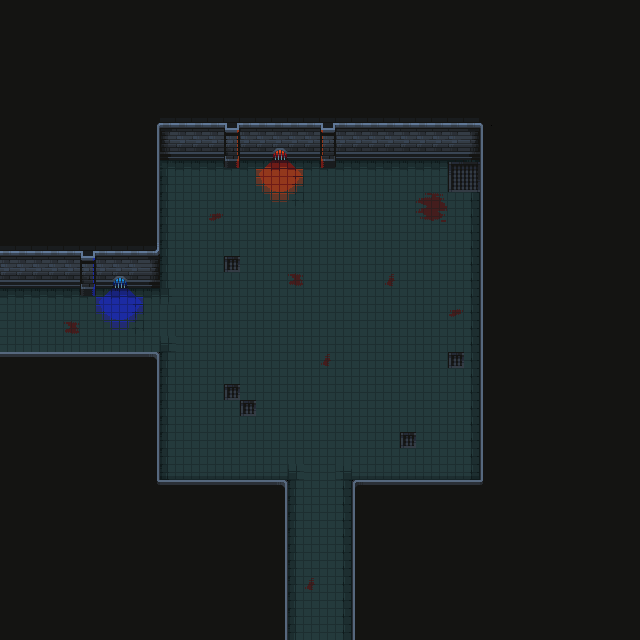

This game map was drawn from its Tiled (.tmx) file and the tilesets committed beside it. A one-line description and the trimmed map source follow:
An orthogonal 40x40 tile map with 16x16 px tiles, 3 tile layers (Sol, Murs, Objets 1) and 18 objects (13x Collision, 4x spawn_mob, item).

<map version="1.10" tiledversion="1.10.2" orientation="orthogonal" renderorder="right-down" width="40" height="40" tilewidth="16" tileheight="16" infinite="0" nextlayerid="5" nextobjectid="20">
 <tileset firstgid="1" source="Nv 1.tsx" />
 <layer id="1" name="Sol" width="40" height="40">
  <data>[1600 cells, 480 non-empty, 21 distinct tile ids]</data>
 </layer>
 <layer id="2" name="Murs" width="40" height="40">
  <data>[1600 cells, 1141 non-empty, 52 distinct tile ids]</data>
 </layer>
 <layer id="3" name="Objets 1" width="40" height="40">
  <data>[1600 cells, 0 non-empty, 0 distinct tile ids]</data>
 </layer>
 <objectgroup id="4" name="objets">
  <object id="1" name="collision" type="Collision" x="0" y="272" width="160" height="16" />
  <object id="2" name="collision" type="Collision" x="80.5" y="288.25" width="14.75" height="7.5" />
  <object id="3" name="collision" type="Collision" x="224.25" y="160.25" width="15.25" height="7.5" />
  <object id="4" name="collision" type="Collision" x="320.25" y="159.5" width="15" height="8.25" />
  <object id="6" name="collision" type="Collision" x="144" y="144" width="16" height="128" />
  <object id="7" name="collision" type="Collision" x="160" y="144" width="320" height="16" />
  <object id="8" name="collision" type="Collision" x="480" y="144" width="16" height="336" />
  <object id="9" name="collision" type="Collision" x="352" y="480" width="144" height="16" />
  <object id="10" name="collision" type="Collision" x="160" y="480" width="128" height="16" />
  <object id="11" name="collision" type="Collision" x="144" y="352" width="16" height="144" />
  <object id="12" name="collision" type="Collision" x="0" y="352" width="144" height="16" />
  <object id="13" name="collision" type="Collision" x="272" y="496" width="16" height="144" />
  <object id="14" name="collision" type="Collision" x="352" y="496" width="16" height="144" />
  <object id="15" name="orc" type="spawn_mob" x="242" y="227">
   <point />
  </object>
  <object id="16" name="orc" type="spawn_mob" x="432" y="320">
   <point />
  </object>
  <object id="17" name="orc" type="spawn_mob" x="320" y="416">
   <point />
  </object>
  <object id="18" name="orc" type="spawn_mob" x="400" y="192">
   <point />
  </object>
  <object id="19" name="potion_heal 2 heal" type="item" x="442" y="433">
   <point />
  </object>
 </objectgroup>
</map>
